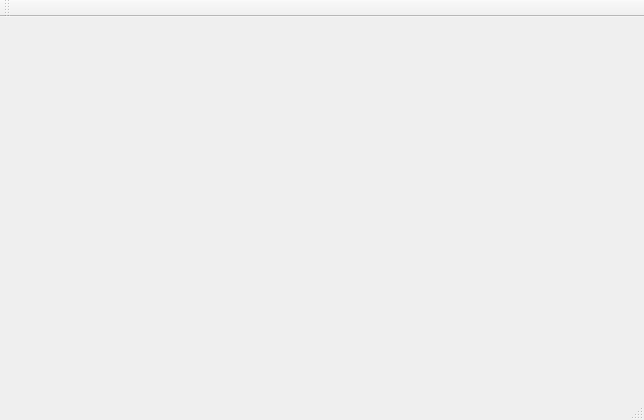
<?xml version="1.0" encoding="UTF-8"?>
<ui version="4.0">
 <class>test_framecoreClass</class>
 <widget class="QMainWindow" name="test_framecoreClass">
  <property name="geometry">
   <rect>
    <x>0</x>
    <y>0</y>
    <width>644</width>
    <height>420</height>
   </rect>
  </property>
  <property name="windowTitle">
   <string>test_framecore</string>
  </property>
  <widget class="QWidget" name="centralWidget">
   <layout class="QGridLayout" name="gridLayout"/>
  </widget>
  <widget class="QMenuBar" name="menuBar">
   <property name="geometry">
    <rect>
     <x>0</x>
     <y>0</y>
     <width>644</width>
     <height>23</height>
    </rect>
   </property>
  </widget>
  <widget class="QToolBar" name="mainToolBar">
   <attribute name="toolBarArea">
    <enum>TopToolBarArea</enum>
   </attribute>
   <attribute name="toolBarBreak">
    <bool>false</bool>
   </attribute>
  </widget>
  <widget class="QStatusBar" name="statusBar"/>
 </widget>
 <layoutdefault spacing="6" margin="11"/>
 <resources>
  <include location="test_framecore.qrc"/>
 </resources>
 <connections/>
</ui>
